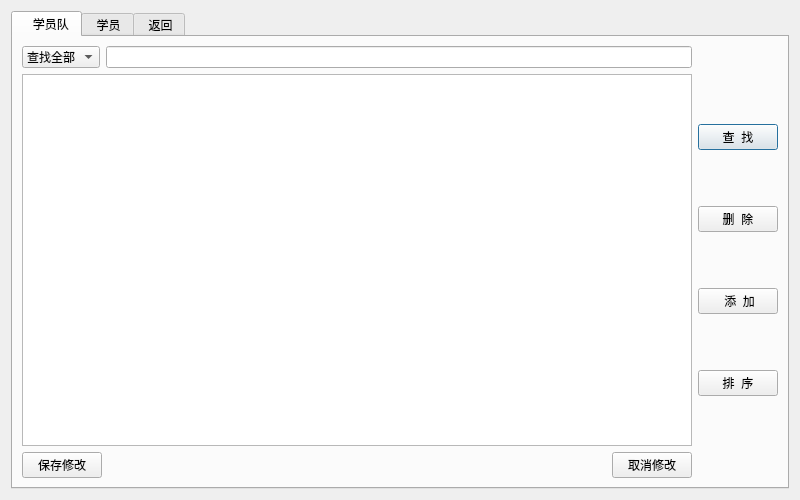
<?xml version="1.0" encoding="UTF-8"?>
<ui version="4.0">
 <class>Admin</class>
 <widget class="QDialog" name="Admin">
  <property name="geometry">
   <rect>
    <x>0</x>
    <y>0</y>
    <width>800</width>
    <height>500</height>
   </rect>
  </property>
  <property name="windowTitle">
   <string>admin</string>
  </property>
  <layout class="QGridLayout" name="gridLayout">
   <item row="0" column="1">
    <widget class="QTabWidget" name="tabWidget">
     <property name="currentIndex">
      <number>0</number>
     </property>
     <widget class="QWidget" name="tab">
      <attribute name="title">
       <string>   学员队</string>
      </attribute>
      <layout class="QGridLayout" name="gridLayout_2">
       <item row="0" column="0">
        <widget class="QComboBox" name="comboBox">
         <item>
          <property name="text">
           <string>查找全部</string>
          </property>
         </item>
         <item>
          <property name="text">
           <string>学员队</string>
          </property>
         </item>
        </widget>
       </item>
       <item row="0" column="1">
        <widget class="QLineEdit" name="lineEdit"/>
       </item>
       <item row="1" column="0" colspan="2">
        <widget class="QTableView" name="tableView"/>
       </item>
       <item row="1" column="2">
        <layout class="QVBoxLayout" name="verticalLayout">
         <item>
          <widget class="QPushButton" name="pushButton">
           <property name="text">
            <string>查  找</string>
           </property>
          </widget>
         </item>
         <item>
          <widget class="QPushButton" name="pushButton_del">
           <property name="text">
            <string>删  除</string>
           </property>
          </widget>
         </item>
         <item>
          <widget class="QPushButton" name="pushButton_add">
           <property name="text">
            <string> 添  加</string>
           </property>
          </widget>
         </item>
         <item>
          <widget class="QPushButton" name="pushButton_sort">
           <property name="text">
            <string>排  序</string>
           </property>
          </widget>
         </item>
        </layout>
       </item>
       <item row="2" column="0" colspan="2">
        <layout class="QHBoxLayout" name="horizontalLayout_2">
         <item>
          <widget class="QPushButton" name="pushButton_ok">
           <property name="text">
            <string>保存修改</string>
           </property>
          </widget>
         </item>
         <item>
          <spacer name="horizontalSpacer">
           <property name="orientation">
            <enum>Qt::Horizontal</enum>
           </property>
           <property name="sizeHint" stdset="0">
            <size>
             <width>245</width>
             <height>20</height>
            </size>
           </property>
          </spacer>
         </item>
         <item>
          <widget class="QPushButton" name="pushButton_cal">
           <property name="text">
            <string>取消修改</string>
           </property>
          </widget>
         </item>
        </layout>
       </item>
      </layout>
     </widget>
     <widget class="QWidget" name="tab_2">
      <attribute name="title">
       <string> 学员</string>
      </attribute>
      <layout class="QGridLayout" name="gridLayout_3">
       <item row="0" column="0">
        <widget class="QComboBox" name="comboBox_2">
         <item>
          <property name="text">
           <string>查找全部</string>
          </property>
         </item>
         <item>
          <property name="text">
           <string>学员队</string>
          </property>
         </item>
        </widget>
       </item>
       <item row="0" column="1">
        <widget class="QLineEdit" name="lineEdit_2"/>
       </item>
       <item row="1" column="0" colspan="2">
        <widget class="QTableView" name="tableView_2"/>
       </item>
       <item row="1" column="2">
        <layout class="QVBoxLayout" name="verticalLayout_2">
         <item>
          <widget class="QPushButton" name="pushButton_add_2">
           <property name="text">
            <string> 添  加</string>
           </property>
          </widget>
         </item>
         <item>
          <widget class="QPushButton" name="pushButton_2">
           <property name="text">
            <string>查  找</string>
           </property>
          </widget>
         </item>
         <item>
          <widget class="QPushButton" name="pushButton_sort_2">
           <property name="text">
            <string>排  序</string>
           </property>
          </widget>
         </item>
         <item>
          <widget class="QPushButton" name="pushButton_del_2">
           <property name="text">
            <string>删  除</string>
           </property>
          </widget>
         </item>
        </layout>
       </item>
       <item row="2" column="0" colspan="3">
        <layout class="QHBoxLayout" name="horizontalLayout">
         <item>
          <widget class="QPushButton" name="pushButton_ok_2">
           <property name="text">
            <string>保存修改</string>
           </property>
          </widget>
         </item>
         <item>
          <spacer name="horizontalSpacer_2">
           <property name="orientation">
            <enum>Qt::Horizontal</enum>
           </property>
           <property name="sizeHint" stdset="0">
            <size>
             <width>90</width>
             <height>17</height>
            </size>
           </property>
          </spacer>
         </item>
         <item>
          <widget class="QPushButton" name="pushButton_cal_2">
           <property name="text">
            <string>取消修改</string>
           </property>
          </widget>
         </item>
        </layout>
       </item>
      </layout>
     </widget>
     <widget class="QWidget" name="tab_3">
      <attribute name="title">
       <string> 返回</string>
      </attribute>
      <layout class="QGridLayout" name="gridLayout_4">
       <item row="0" column="0">
        <spacer name="verticalSpacer">
         <property name="orientation">
          <enum>Qt::Vertical</enum>
         </property>
         <property name="sizeHint" stdset="0">
          <size>
           <width>20</width>
           <height>210</height>
          </size>
         </property>
        </spacer>
       </item>
       <item row="1" column="0">
        <layout class="QHBoxLayout" name="horizontalLayout_3" stretch="5,2,5">
         <item>
          <spacer name="horizontalSpacer_3">
           <property name="orientation">
            <enum>Qt::Horizontal</enum>
           </property>
           <property name="sizeHint" stdset="0">
            <size>
             <width>40</width>
             <height>20</height>
            </size>
           </property>
          </spacer>
         </item>
         <item>
          <widget class="QPushButton" name="pushButton_3">
           <property name="text">
            <string>退 出 登 录</string>
           </property>
          </widget>
         </item>
         <item>
          <spacer name="horizontalSpacer_4">
           <property name="orientation">
            <enum>Qt::Horizontal</enum>
           </property>
           <property name="sizeHint" stdset="0">
            <size>
             <width>40</width>
             <height>20</height>
            </size>
           </property>
          </spacer>
         </item>
        </layout>
       </item>
       <item row="2" column="0">
        <spacer name="verticalSpacer_2">
         <property name="orientation">
          <enum>Qt::Vertical</enum>
         </property>
         <property name="sizeHint" stdset="0">
          <size>
           <width>20</width>
           <height>209</height>
          </size>
         </property>
        </spacer>
       </item>
      </layout>
     </widget>
    </widget>
   </item>
  </layout>
 </widget>
 <resources/>
 <connections/>
</ui>
